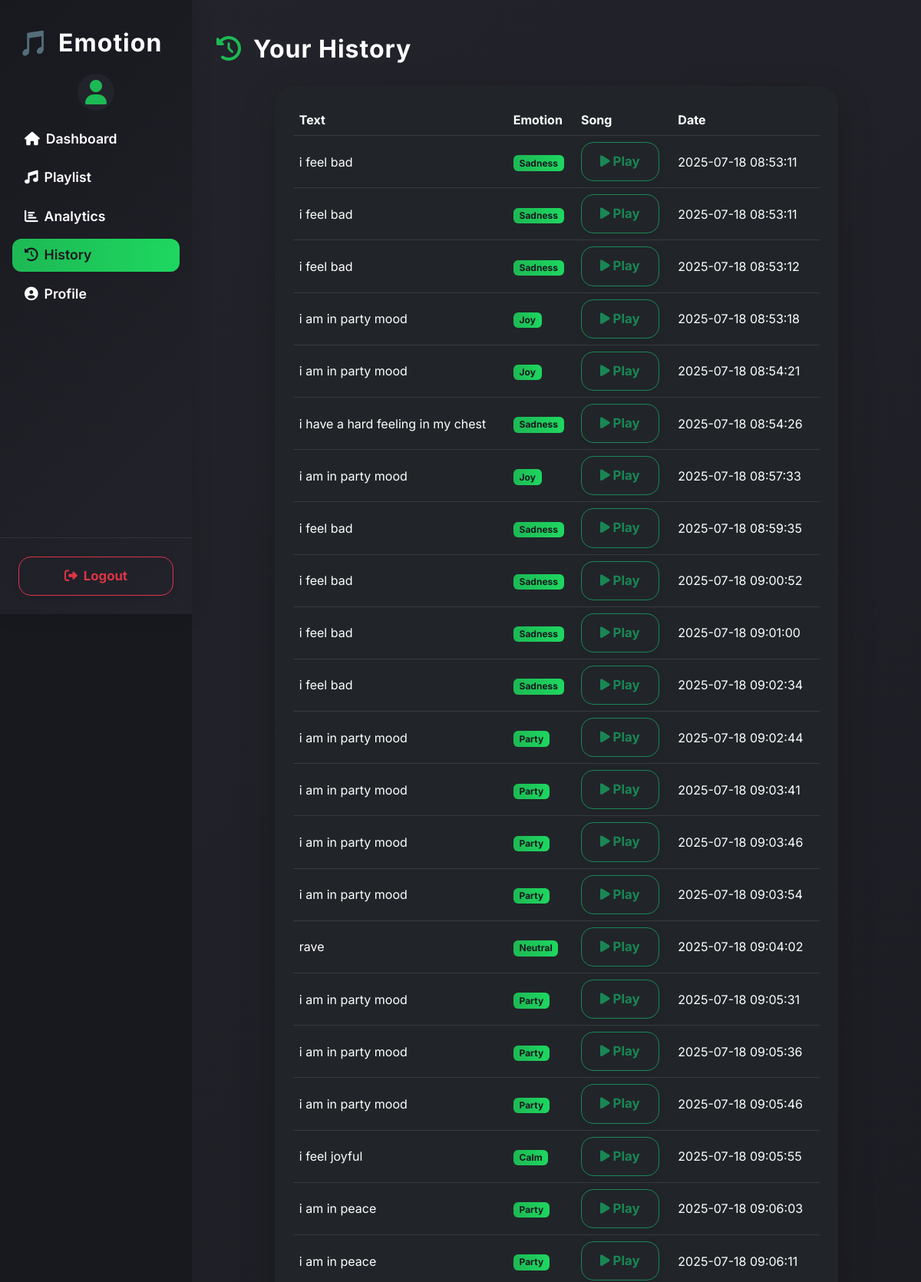
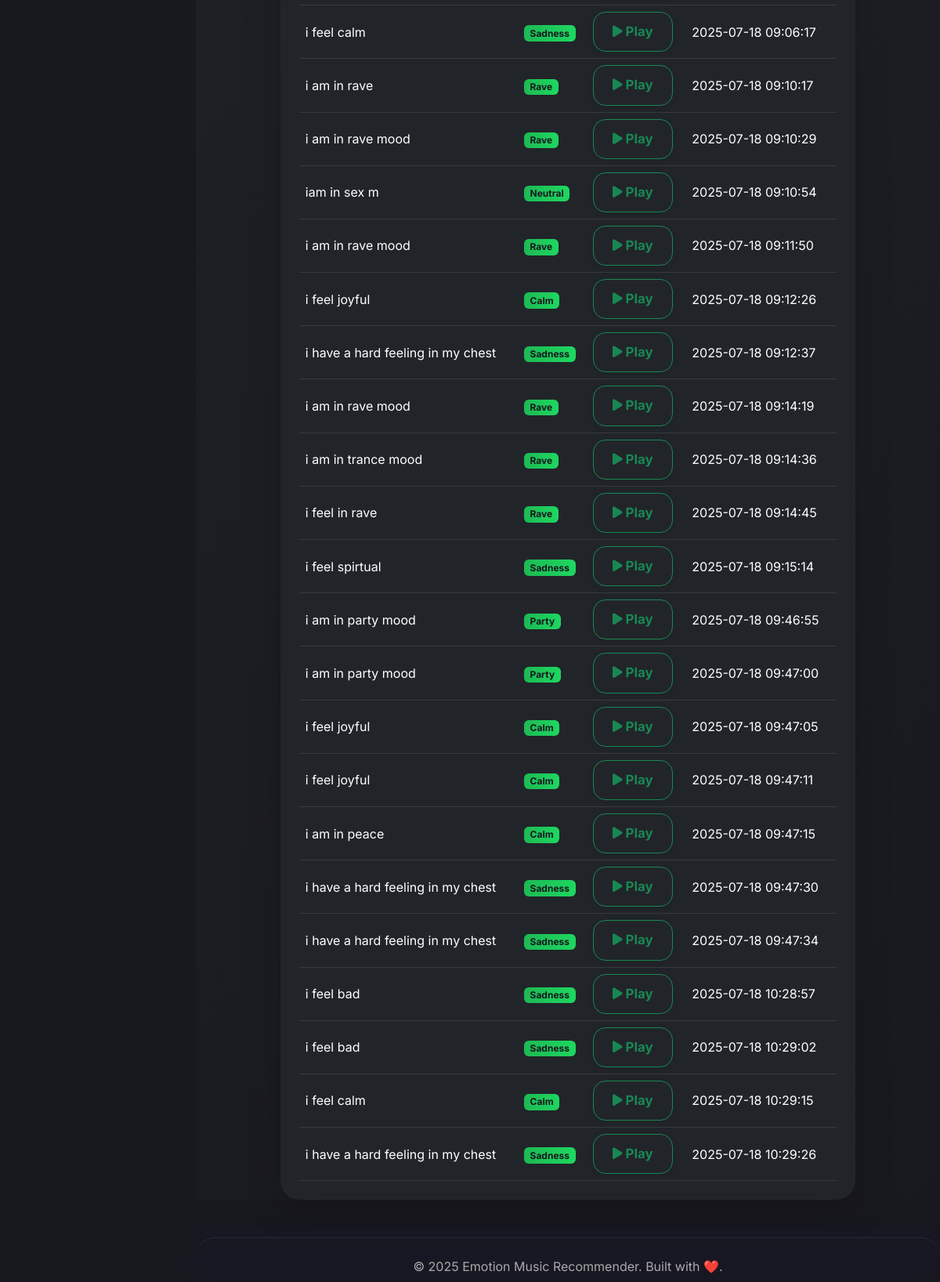
The page /history (signed in) on the database its author committed (2 pictures, top to bottom).
### tables this page shows
CREATE TABLE history (
    id INTEGER PRIMARY KEY AUTOINCREMENT,
    user TEXT,
    text TEXT,
    emotion TEXT,
    video_id TEXT,
    timestamp DATETIME DEFAULT CURRENT_TIMESTAMP
);

### app.py (the view)
@app.route("/history")
def history():
    if "username" not in session:
        return redirect(url_for("login"))
    conn = sqlite3.connect("users.db")
    df = pd.read_sql_query("SELECT * FROM history WHERE user = ?", conn, params=[session["username"]])
    conn.close()
    return render_template("history.html", history=df.to_dict(orient="records"))

### app.py (called while the page is built)
@app.context_processor
def inject_current_year():
    return {"current_year": datetime.now().year}

### Templates/history.html (shortened to what this page needs)
{% extends "base.html" %}
{% block content %}
<div class="container-fluid px-0">
    <div class="d-flex align-items-center mb-4" style="gap:1rem;">
        <span class="fs-2" style="color:#1db954;"><i class="fa fa-history"></i></span>
        <h2 class="fw-bold mb-0" style="color:#fff; letter-spacing:1px;">Your History</h2>
    </div>
    <div class="row justify-content-center">
        <div class="col-12 col-lg-10">
            <div class="card bg-dark text-light shadow-lg border-0 p-4">
                {% if history and history|length > 0 %}
                <div class="table-responsive">
                    <table class="table table-dark table-hover align-middle mb-0">
                        <thead>
                            <tr>
                                <th>Text</th>
                                <th>Emotion</th>
                                <th>Song</th>
                                <th>Date</th>
                            </tr>
                        </thead>
                        <tbody>
                            {% for item in history %}
                            <tr>
                                <td>{{ item.text }}</td>
                                <td><span class="badge" style="background:linear-gradient(90deg,#1db954,#1ed760);color:#18181f;">{{ item.emotion.title() }}</span></td>
                                <td>
                                    {% if item.video_id %}
                                    <a href="https://www.youtube.com/watch?v={{ item.video_id }}" target="_blank" class="btn btn-sm btn-outline-success"><i class="fa fa-play"></i> Play</a>
                                    {% else %}-{% endif %}
                                </td>
                                <td>{{ item.timestamp }}</td>
                            </tr>
                            {% endfor %}
                        </tbody>
                    </table>
                </div>
                {% endif %}
            </div>
        </div>
    </div>
</div>
{% endblock %}

### Templates/base.html (shortened to what this page needs)
<!DOCTYPE html>
<html lang="en">
<head>
    <link href="https://cdn.jsdelivr.net/npm/bootstrap@5.3.0/dist/css/bootstrap.min.css" rel="stylesheet">
    <link href="https://cdnjs.cloudflare.com/ajax/libs/font-awesome/6.4.0/css/all.min.css" rel="stylesheet">
    <link rel="stylesheet" href="{{ url_for('static', filename='style.css') }}">
</head>
<body>
    <div class="sidebar d-flex flex-column justify-content-between">
        <div>
            <div class="sidebar-header">
                <span>🎵</span> <span>Emotion</span>
            </div>
            <div class="avatar mx-auto mb-3"><i class="fa fa-user"></i></div>
            <nav class="nav flex-column px-3">
                <a href="/dashboard" class="nav-link {% if request.path == '/dashboard' %}active{% endif %}"><i class="fa fa-home me-2"></i>Dashboard</a>
                <a href="/playlist" class="nav-link {% if request.path == '/playlist' %}active{% endif %}"><i class="fa fa-music me-2"></i>Playlist</a>
                <a href="/analytics" class="nav-link {% if request.path == '/analytics' %}active{% endif %}"><i class="fa fa-chart-bar me-2"></i>Analytics</a>
                <a href="/history" class="nav-link {% if request.path == '/history' %}active{% endif %}"><i class="fa fa-history me-2"></i>History</a>
                <a href="/profile" class="nav-link {% if request.path == '/profile' %}active{% endif %}"><i class="fa fa-user-circle me-2"></i>Profile</a>
            </nav>
        </div>
        <div class="sidebar-footer">
            <a href="/logout" class="btn btn-outline-danger w-100"><i class="fa fa-sign-out-alt me-2"></i>Logout</a>
        </div>
    </div>
    <div class="main-content">
        {% block content %}
        {% endblock %}
    </div>
    <footer class="glass-footer mt-5">
        &copy; {{ current_year }} Emotion Music Recommender. Built with <span style="color:#1db954;">&#10084;&#65039;</span>.
    </footer>
</body>
</html>

### static/style.css (style rules this page uses)
body { font-family: 'Inter', 'Segoe UI', sans-serif; background: linear-gradient(135deg, #18181f 0%, #434343 100%); color: white; margin: 0; padding: 0; min-height: 100vh; overflow-x: hidden; }
h1, h2, h3 { font-weight: 700; color: #fff; letter-spacing: 0.5px; }
.btn { border-radius: 16px; padding: 12px 24px; font-weight: 700; font-size: 1.05rem; transition: all 0.2s cubic-bezier(.4,0,.2,1); box-shadow: 0 2px 8px rgba(0,0,0,0.08); }
.card { background: rgba(255, 255, 255, 0.10); border-radius: 24px; backdrop-filter: blur(12px); border: 1.5px solid rgba(255, 255, 255, 0.18); box-shadow: 0 8px 32px rgba(31, 38, 135, 0.18); padding: 2rem; transition: all 0.3s cubic-bezier(.4,0,.2,1); }
.table { background-color: transparent; color: white; border-collapse: collapse; }
.table th, .table td { vertical-align: middle; }
.glass-footer { margin-top: 3rem; padding: 1.5rem 0; background: rgba(30, 30, 40, 0.85); backdrop-filter: blur(12px) saturate(180%); text-align: center; color: #aaa; font-size: 1rem; border-top: 1.5px solid rgba(255, 255, 255, 0.12); border-radius: 24px 24px 0 0; box-shadow: 0 -4px 24px rgba(31, 38, 135, 0.10); }

### Templates/base.html (style rules this page uses)
body { font-family: 'Inter', 'Segoe UI', sans-serif; background: #18181f; }
.sidebar { min-height: 100vh; background: linear-gradient(135deg, #18181f 0%, #23232b 100%); color: #fff; width: 250px; position: fixed; top: 0; left: 0; z-index: 1030; display: flex; flex-direction: column; justify-content: space-between; box-shadow: 2px 0 24px rgba(0,0,0,0.12); }
.sidebar .nav-link { color: #fff; font-weight: 600; font-size: 1.1rem; border-radius: 12px; margin-bottom: 8px; transition: background 0.2s, color 0.2s; }
.sidebar .nav-link.active, .sidebar .nav-link:hover { background: linear-gradient(90deg, #1db954 0%, #1ed760 100%); color: #18181f; }
.sidebar .sidebar-header { font-size: 2rem; font-weight: 700; letter-spacing: 1px; padding: 2rem 1.5rem 1rem 1.5rem; display: flex; align-items: center; gap: 0.7rem; }
.sidebar .sidebar-footer { padding: 1.5rem; border-top: 1px solid rgba(255,255,255,0.08); }
.sidebar .avatar { width: 48px; height: 48px; border-radius: 50%; background: #23232b; display: flex; align-items: center; justify-content: center; font-size: 2rem; color: #1db954; margin-bottom: 1rem; }
.main-content { margin-left: 250px; min-height: 100vh; background: linear-gradient(135deg, #23232b 0%, #18181f 100%); padding: 2.5rem 2rem 0 2rem; }
.glass-footer { background: transparent; color: #aaa; font-size: 1rem; text-align: center; padding: 1.5rem 0 0.5rem 0; border-top: 1px solid rgba(255,255,255,0.08); margin-left: 250px; }

### rows shown on the page
history: text "i feel bad", emotion "Sadness", timestamp "2025-07-18 08:53:11"
history: text "i feel bad", emotion "Sadness", timestamp "2025-07-18 08:53:11"
history: text "i feel bad", emotion "Sadness", timestamp "2025-07-18 08:53:12"
history: text "i am in party mood", emotion "Joy", timestamp "2025-07-18 08:53:18"
history: text "i am in party mood", emotion "Joy", timestamp "2025-07-18 08:54:21"
history: text "i have a hard feeling in my chest", emotion "Sadness", timestamp "2025-07-18 08:54:26"
history: text "i am in party mood", emotion "Joy", timestamp "2025-07-18 08:57:33"
history: text "i feel bad", emotion "Sadness", timestamp "2025-07-18 08:59:35"
history: text "i feel bad", emotion "Sadness", timestamp "2025-07-18 09:00:52"
history: text "i feel bad", emotion "Sadness", timestamp "2025-07-18 09:01:00"
history: text "i feel bad", emotion "Sadness", timestamp "2025-07-18 09:02:34"
history: text "i am in party mood", emotion "Party", timestamp "2025-07-18 09:02:44"
history: text "i am in party mood", emotion "Party", timestamp "2025-07-18 09:03:41"
history: text "i am in party mood", emotion "Party", timestamp "2025-07-18 09:03:46"
history: text "i am in party mood", emotion "Party", timestamp "2025-07-18 09:03:54"
history: text "rave", emotion "Neutral", timestamp "2025-07-18 09:04:02"
history: text "i am in party mood", emotion "Party", timestamp "2025-07-18 09:05:31"
history: text "i am in party mood", emotion "Party", timestamp "2025-07-18 09:05:36"
history: text "i am in party mood", emotion "Party", timestamp "2025-07-18 09:05:46"
history: text "i feel joyful", emotion "Calm", timestamp "2025-07-18 09:05:55"
history: text "i am in peace", emotion "Party", timestamp "2025-07-18 09:06:03"
history: text "i am in peace", emotion "Party", timestamp "2025-07-18 09:06:11"
history: text "i feel calm", emotion "Sadness", timestamp "2025-07-18 09:06:17"
history: text "i am in rave", emotion "Rave", timestamp "2025-07-18 09:10:17"
history: text "i am in rave mood", emotion "Rave", timestamp "2025-07-18 09:10:29"
history: text "iam in sex m", emotion "Neutral", timestamp "2025-07-18 09:10:54"
history: text "i am in rave mood", emotion "Rave", timestamp "2025-07-18 09:11:50"
history: text "i feel joyful", emotion "Calm", timestamp "2025-07-18 09:12:26"
history: text "i have a hard feeling in my chest", emotion "Sadness", timestamp "2025-07-18 09:12:37"
history: text "i am in rave mood", emotion "Rave", timestamp "2025-07-18 09:14:19"
history: text "i am in trance mood", emotion "Rave", timestamp "2025-07-18 09:14:36"
history: text "i feel in rave", emotion "Rave", timestamp "2025-07-18 09:14:45"
history: text "i feel spirtual", emotion "Sadness", timestamp "2025-07-18 09:15:14"
history: text "i am in party mood", emotion "Party", timestamp "2025-07-18 09:46:55"
history: text "i am in party mood", emotion "Party", timestamp "2025-07-18 09:47:00"
history: text "i feel joyful", emotion "Calm", timestamp "2025-07-18 09:47:05"
history: text "i feel joyful", emotion "Calm", timestamp "2025-07-18 09:47:11"
history: text "i am in peace", emotion "Calm", timestamp "2025-07-18 09:47:15"
history: text "i have a hard feeling in my chest", emotion "Sadness", timestamp "2025-07-18 09:47:30"
history: text "i have a hard feeling in my chest", emotion "Sadness", timestamp "2025-07-18 09:47:34"
history: text "i feel bad", emotion "Sadness", timestamp "2025-07-18 10:28:57"
history: text "i feel bad", emotion "Sadness", timestamp "2025-07-18 10:29:02"
history: text "i feel calm", emotion "Calm", timestamp "2025-07-18 10:29:15"
history: text "i have a hard feeling in my chest", emotion "Sadness", timestamp "2025-07-18 10:29:26"
